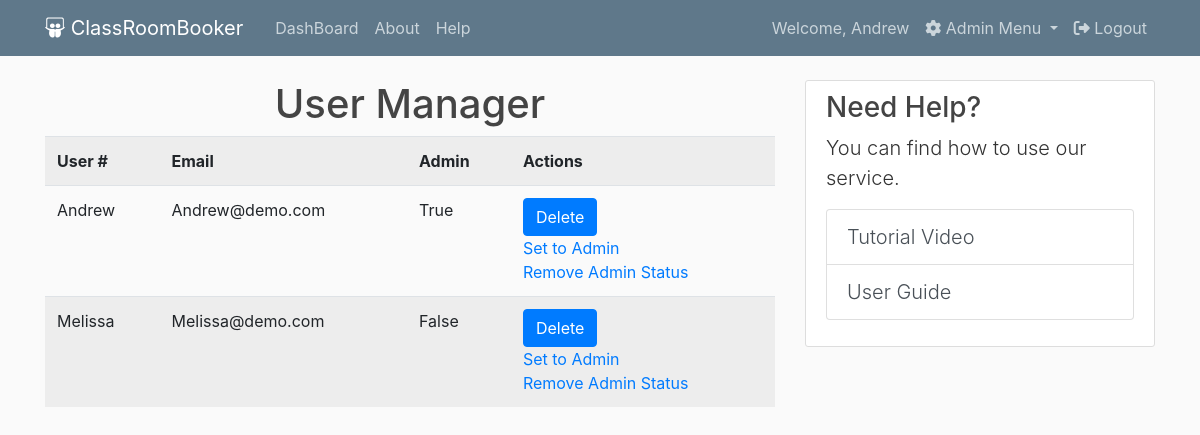
Screenshot of /users (signed in) with the database file from the repository.
### crb/models.py (models this page shows, shortened)
class User(db.Model, UserMixin):
    id = db.Column(db.Integer, primary_key=True)
    username = db.Column(db.String(20), unique=True, nullable=False)
    email = db.Column(db.String(120), unique=True, nullable=False)
    password = db.Column(db.String(60), nullable=False)
    email_confirmed = db.Column(db.Boolean, default=False)  # for confirmation email, default value is False.
    image_file = db.Column(db.String(20), nullable=False, default='default.jpg')
    admin = db.Column(db.Boolean, unique=False, default=False) # will make it so that only Admins can appoint a user to be an Admin.
    requests = db.relationship('Request', backref='requester')

### crb/routes.py (the view)
@app.route("/users", methods=['GET', 'POST'])
@login_required
def users():
    if current_user.admin == True:
        userList = User.query.all()
    else:
        return redirect(url_for('home'))
    return render_template('users.html', title="User Management", users=userList)

### crb/models.py (called while the page is built)
@login_manager.user_loader
def load_user(user_id):
    return User.query.get(int(user_id))

### crb/templates/users.html
{% extends "layout.html" %}
{% block content %}
<div class="content">
    <h1 style="text-align: center">User Manager</h1>
    {% if users|length < 1 %}
    <h4 style="text-align: center">There are no users. Create one below.</h4>
    {% else %}
    <table class="table table-striped">
        <tr>
            <th>User #</th>
            <th>Email</th>
            <th>Admin</th>
            <th>Actions</th>
        </tr>
        {% for user in users %}
            <tr>
                <td>{{ user.username }}</td>
                <td>{{ user.email }}</td>
                <td>{{ user.admin }}</td>
                <td>
                    <button type="button" class="btn btn-primary" onclick="deleteUser({{user.id}})">Delete</button>
                    <br>
                    <a href="/updateadmin/{{user.id}}/1">Set to Admin</a>
                    <br>
                    <a href="/updateadmin/{{user.id}}/0">Remove Admin Status</a>
                </td>
            </tr>
        {% endfor %}
    </table>
    {% endif %}
</div>
{% endblock content %}

### crb/templates/layout.html (shortened to what this page needs)
<!DOCTYPE html>
<html>
<head>
    <link rel="stylesheet" href="https://stackpath.bootstrapcdn.com/bootstrap/4.4.1/css/bootstrap.min.css"
>
    <link rel="stylesheet" type="text/css" href="{{ url_for('static', filename='css/main.css') }}">
</head>
<body>
    <header class="site-header">
        <nav class="navbar navbar-expand-md navbar-dark bg-steel fixed-top">
            <div class="container">
                <a class="navbar-brand mr-4" href="/"><i class="fab fa-slideshare"></i> ClassRoomBooker</a>
                <div class="collapse navbar-collapse" id="navbarToggle">
                    <div class="navbar-nav mr-auto">
                        <a class="nav-item nav-link" href="{{ url_for('home') }}">DashBoard</a>
                        <a class="nav-item nav-link" href="{{ url_for('about') }}">About</a>
                        <a class="nav-item nav-link" href="{{ url_for('about') }}">Help</a>
                    </div>
                    <div class="navbar-nav">
                        {% if current_user.is_authenticated %}
                        <a class="nav-item nav-link" href="{{ url_for('account') }}">Welcome,
                            {{current_user.username}}</a>
                        {% if current_user.admin == True %}
                        <li class="nav-item dropdown">
                            <a class="nav-link dropdown-toggle" href="#" id="navbarDropdown" role="button"
                                data-toggle="dropdown" aria-haspopup="true" aria-expanded="false">
                                <i class="fas fa-cog"></i> Admin Menu
                            </a>
                        </li>
                        {% endif %}
                        <a class="nav-item nav-link" href="{{ url_for('logout') }}"><i class="fas fa-sign-out-alt"></i>
                            Logout</a>
                        {% else %}
                        <a class="nav-item nav-link" href="{{ url_for('login') }}">Login</a>
                        <a class="nav-item nav-link" href="{{ url_for('register') }}">Register</a>
                        {% endif %}
                    </div>
                </div>
            </div>
        </nav>
    </header>
    <main role="main" class="container">
        <div class="row">
            <div class="col-md-8">
                {% block content %}{% endblock %}
            </div>
            {% if current_user.is_authenticated %}
            <div class="col-md-4">
                <div class="content-section">
                    <h3>Need Help?</h3>
                    <p class='lead'>You can find how to use our service.
                        <ul class="list-group">
                            <button type="button" class="lead list-group-item list-group-item-action"
                                id="tutorial-button" data-toggle="modal" data-target="#tutorialvideo">Tutorial
                                Video</button>
                            <button type="button" class="lead list-group-item list-group-item-action"
                                data-toggle="modal" data-target="#userguide">User Guide</button>
                        </ul>
                    </p>
                </div>
            </div>
            {% endif %}
        </div>
    </main>
</body>
</html>

### crb/static/css/main.css (style rules this page uses)
body { background: #fafafa; color: #333333; margin-top: 5rem; }
h1, h2, h3, h4, h5, h6 { color: #444444; }
.bg-steel { background-color: #5f788a; }
.site-header .navbar-nav .nav-link { color: #cbd5db; }
.content-section { background: #ffffff; padding: 10px 20px; border: 1px solid #dddddd; border-radius: 3px; margin-bottom: 20px; }

### rows the page displays
User: username "Andrew", email "Andrew@demo.com", admin "True"
User: username "Melissa", email "Melissa@demo.com", admin "False"
